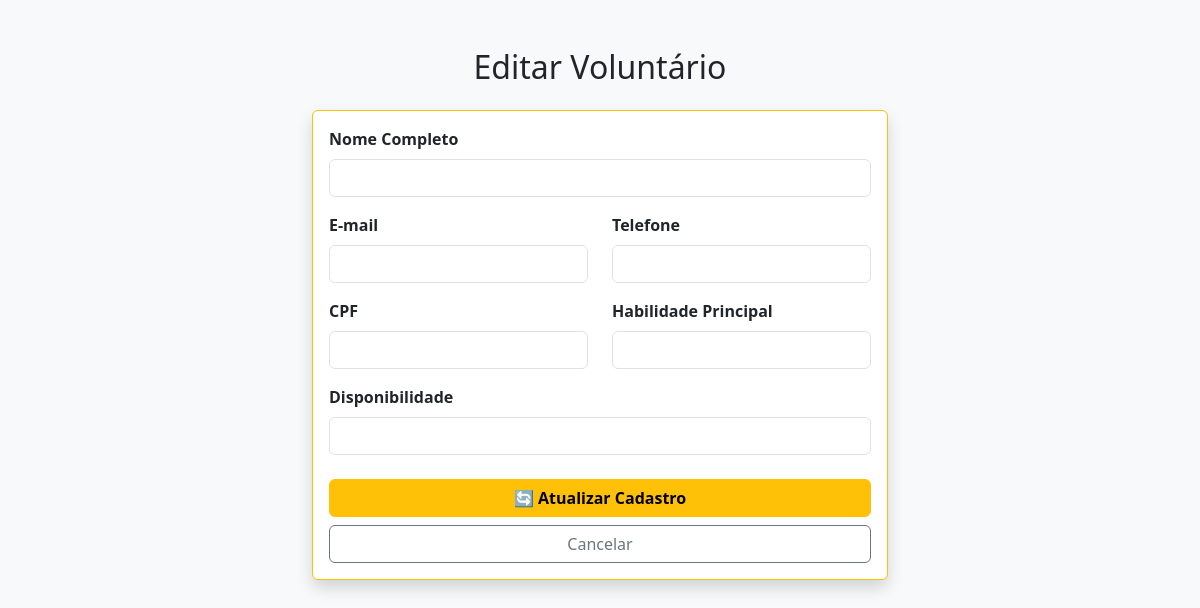
/editar/12, run on an earlier commit of the app's database.
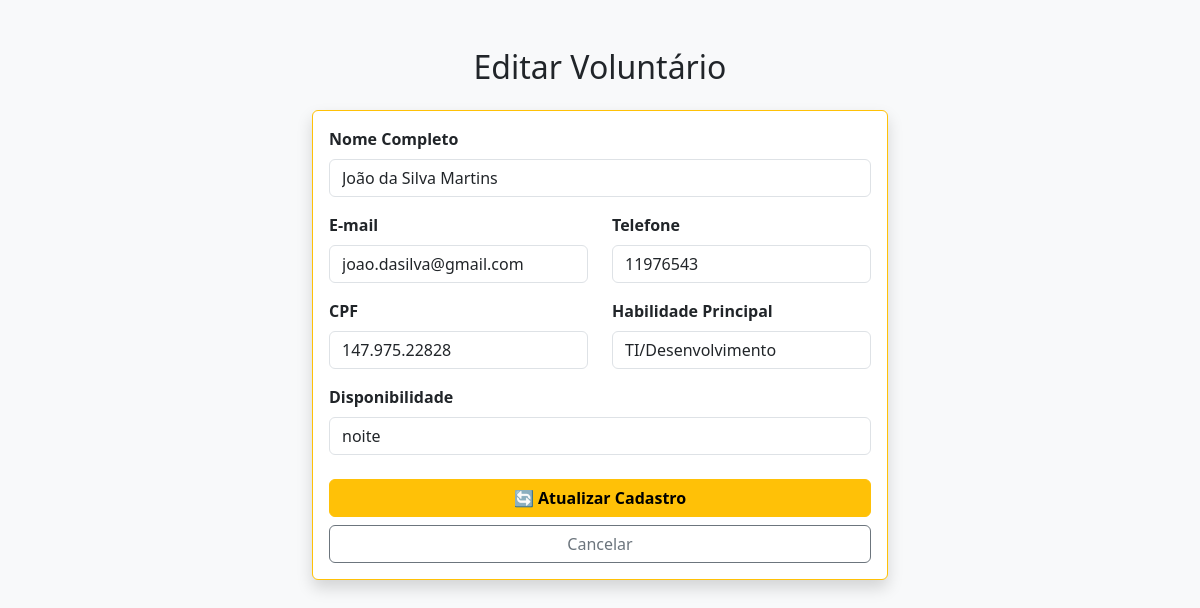
And on a later commit of the database.
### tables this page shows
CREATE TABLE voluntarios (
  id_voluntario INTEGER PRIMARY key AUTOINCREMENT,
  nome Text NOT NULL,
  email Text UNIQUE not NULL,
  habilidade_principal Text,
  disponibilidade Text
, telefone TEXT, CPF TEXT);

### app.py (the view, shortened to what this page needs)
@app.route('/editar/<int:id_voluntario>', methods=['GET', 'POST'])
def editar(id_voluntario):
    conn = conectar()
    cursor = conn.cursor()
    cursor.execute("SELECT id_voluntario, nome, email, habilidade_principal, disponibilidade, telefone, cpf FROM voluntarios WHERE id_voluntario = ?", (id_voluntario,))
    voluntario_atual = cursor.fetchone()
    conn.close()
    return render_template('editar.html', voluntario=voluntario_atual)

### app.py (called while the page is built)
def conectar():
    diretorio_atual = os.path.dirname(os.path.abspath(__file__))
    caminho_banco = os.path.join(diretorio_atual, 'voluntarios.db')
    return sqlite3.connect(caminho_banco)

### templates/editar.html (shortened to what this page needs)
<!DOCTYPE html>
<html lang="pt-BR">
<head>
    <link href="https://cdn.jsdelivr.net/npm/bootstrap@5.3.0/dist/css/bootstrap.min.css" rel="stylesheet">
</head>
<body class="bg-light">
<div class="container mt-5" style="max-width: 600px;">
    <h2 class="text-center mb-4">Editar Voluntário</h2>
    <div class="card shadow border-warning">
        <div class="card-body">
            <form action="/editar/{{ voluntario[0] }}" method="POST">
                <div class="mb-3">
                    <label class="form-label fw-bold">Nome Completo</label>
                    <input type="text" name="nome" class="form-control" value="{{ voluntario[1] }}" required>
                </div>
                <div class="row">
                    <div class="col-md-6 mb-3">
                        <label class="form-label fw-bold">E-mail</label>
                        <input type="email" name="email" class="form-control" value="{{ voluntario[2] }}" required>
                    </div>
                    <div class="col-md-6 mb-3">
                        <label class="form-label fw-bold">Telefone</label>
                        <input type="text" name="telefone" class="form-control" value="{{ voluntario[5] }}">
                    </div>
                </div>
                <div class="row">
                    <div class="col-md-6 mb-3">
                        <label class="form-label fw-bold">CPF</label>
                        <input type="text" name="cpf" class="form-control" value="{{ voluntario[6] }}">
                    </div>
                    <div class="col-md-6 mb-3">
                        <label class="form-label fw-bold">Habilidade Principal</label>
                        <input type="text" name="habilidade" class="form-control" value="{{ voluntario[3] }}" required>
                    </div>
                </div>
                <div class="mb-4">
                    <label class="form-label fw-bold">Disponibilidade</label>
                    <input type="text" name="disponibilidade" class="form-control" value="{{ voluntario[4] }}" required>
                </div>
                <div class="d-grid gap-2">
                    <button type="submit" class="btn btn-warning fw-bold">🔄 Atualizar Cadastro</button>
                    <a href="/" class="btn btn-outline-secondary">Cancelar</a>
                </div>
            </form>
        </div>
    </div>
</div>
</body>
</html>

What changed in the data, as far as the page shows it:
added voluntarios: nome "João da Silva Martins", email "joao.dasilva@gmail.com", telefone "11976543", cpf "147.975.22828", habilidade "TI/Desenvolvimento", disponibilidade "noite"
